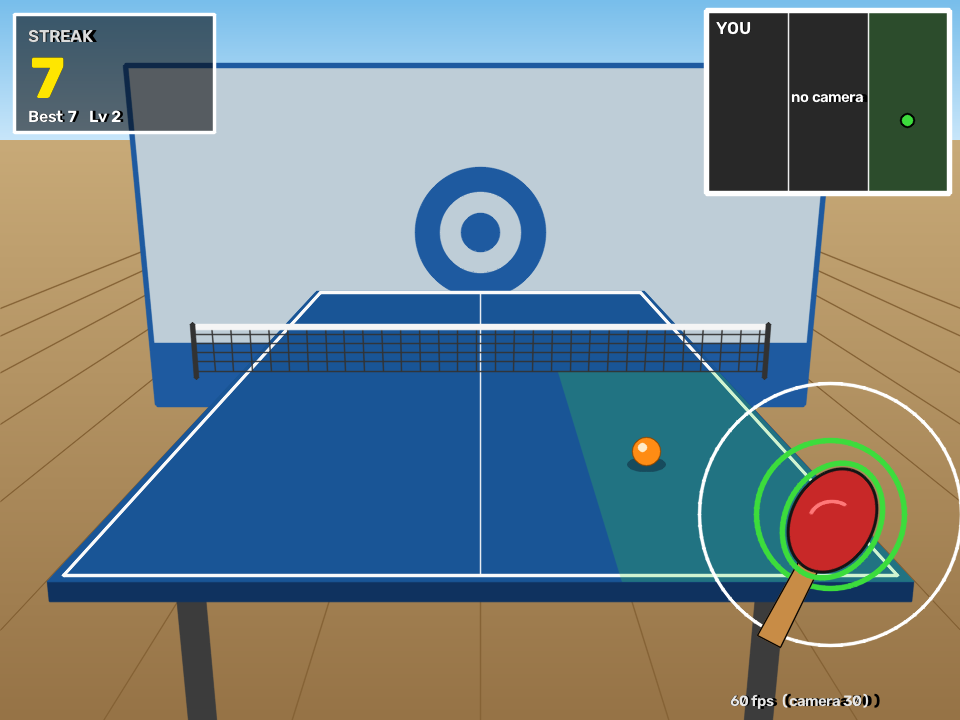
#> input picture ping pong/docs/table_view.png, 960 x 720 px
$ python make_infographic.py
#> lines starting #> are read from the running program, lines starting #| are printed output that depends on the picture
"""Draw the "how the game works" infographic (docs/how_it_works.png and .svg).

    python docs/make_infographic.py
"""

from pathlib import Path

import matplotlib.image as mpimg
import matplotlib.pyplot as plt
from matplotlib.patches import FancyArrowPatch, FancyBboxPatch

HERE = Path(__file__).resolve().parent
plt.rcParams["font.family"] = "Segoe UI"

# colours: (fill, edge/text accent)
INPUT = ("#E8F1FB", "#2563A8")
PROCESS = ("#E6F6F3", "#16806F")
DECIDE = ("#FFF4DE", "#B7791F")
HIT = ("#E5F6E8", "#2F8A3E")
WHIFF = ("#FFEFE3", "#C2630F")
MISS = ("#FCE8E8", "#B83232")
OUTPUT = ("#F1ECFA", "#6B46B5")
INK, MUTED = "#1F2937", "#4B5563"

fig = plt.figure(figsize=(16, 11), dpi=100)
ax = fig.add_axes([0, 0, 1, 1])
ax.set_xlim(0, 100)
ax.set_ylim(0, 69)
ax.axis("off")
fig.patch.set_facecolor("white")


def box(x, y, w, h, colors, title, body="", tag=None, title_size=13, body_size=10.5):
    fill, accent = colors
    ax.add_patch(FancyBboxPatch((x, y), w, h, boxstyle="round,pad=0.25,rounding_size=1.1",
                                fc=fill, ec=accent, lw=2))
    ax.text(x + 1.0, y + h - 1.0, title, ha="left", va="top", fontsize=title_size,
            fontweight="bold", color=accent)
    if body:
        ax.text(x + 1.0, y + h - 3.4, body, ha="left", va="top", fontsize=body_size, color=INK,
                linespacing=1.35)
    if tag:
        ax.text(x + w - 0.8, y + h - 1.0, tag, ha="right", va="top", fontsize=9, fontweight="bold",
                color="white", bbox=dict(boxstyle="round,pad=0.25", fc=accent, ec="none"))


def arrow(x0, y0, x1, y1, label=None, color=MUTED, lx=None, ly=None, ha="left"):
    ax.add_patch(FancyArrowPatch((x0, y0), (x1, y1), arrowstyle="-|>", mutation_scale=16,
                                 lw=1.8, color=color))
    if label:
        ax.text(lx, ly, label, fontsize=9.5, color=color, fontweight="bold", ha=ha, va="center")


def section(y, text):
    ax.text(1.2, y, text, fontsize=10, fontweight="bold", color="#9CA3AF", rotation=90,
            ha="center", va="center")


# ── Title, legend, screenshot ────────────────────────────────────────────────
ax.text(3, 66.3, "Ping Pong: how the game works", fontsize=24, fontweight="bold", color=INK, va="center")
ax.text(3, 63.4, "A LEGO motor is the paddle, a webcam watches your hand, and every swing is judged in "
        "real time, then felt, heard and posted live.", fontsize=12, color=MUTED, va="center")
for i, (chip, label) in enumerate((("RULE", "data-tuned rule"), ("ML", "machine learning"),
                                    ("CV", "classic computer vision"))):
    y = 67.0 - i * 1.7
    ax.text(71.5, y, chip, fontsize=8.5, fontweight="bold", color="white", ha="center", va="center",
            bbox=dict(boxstyle="round,pad=0.25", fc=PROCESS[1], ec="none"))
    ax.text(73.6, y, label, fontsize=9.5, color=MUTED, ha="left", va="center")
shot = HERE / "table_view.png"
if shot.exists():
    inset = fig.add_axes([0.835, 0.885, 0.135, 0.105])
    inset.imshow(mpimg.imread(shot))
    inset.set_xticks([])
    inset.set_yticks([])
    for s in inset.spines.values():
        s.set_edgecolor("#CBD5E1")

# Columns: each input sits above the decision it feeds, so arrows run straight down.
L, M, R, W = 3, 36, 69, 28          # left / middle / right column x, column width
CL, CM, CR = L + W / 2, M + W / 2, R + W / 2

# ── 1. Sense ─────────────────────────────────────────────────────────────────
section(56.7, "SENSE")
box(L, 53.5, W, 6.6, INPUT, "Paddle: LEGO Double Motor", "IMU over Bluetooth, ~63 readings/s\n(gyroscope + accelerometer)")
box(M, 53.5, W, 6.6, INPUT, "Game clock", "Each ball leaves the wall, bounces on\nyour side and arrives on a schedule")
box(R, 53.5, W, 6.6, INPUT, "Webcam", "30 frames/s, read on a background\nthread so drawing never waits")

# ── 2. Understand ────────────────────────────────────────────────────────────
section(44, "UNDERSTAND")
box(L, 38.5, W, 11.2, PROCESS, "Swing detector",
    "Swing = rotation (gyro > 600)\n  AND whip (accel > 3 g) within 0.15 s.\n"
    "0.4 s cooldown ignores follow-through.\nThresholds set from my own recordings.", tag="RULE")
box(M, 38.5, W, 11.2, PROCESS, "Ball flight",
    "Random lane for every ball.\nEasy 1.3 s · Medium 1.0 s · Hard 0.75 s\n"
    "Hard: 3% faster each hit in a row\n(floor 0.60 s) and no visual helpers.")
box(R, 44.5, 13.3, 5.2, PROCESS, "AprilTag", "", tag="CV", title_size=11.5)
ax.text(R + 1.0, 46.9, "start screen: tag's\ncolumn = level", fontsize=9.5, color=INK, va="top", linespacing=1.25)
box(R + 14.7, 44.5, 13.3, 5.2, PROCESS, "Pose", "", tag="ML", title_size=11.5)
ax.text(R + 15.7, 46.9, "MediaPipe finds\nyour right wrist", fontsize=9.5, color=INK, va="top", linespacing=1.25)
box(R, 38.5, W, 4.4, PROCESS, "Wrist → lane", "", title_size=11.5)
ax.text(R + 1.0, 39.3, "left / centre / right third of the screen (±5% edge)", fontsize=9.3, color=INK)

arrow(CL, 53.5, CL, 50.1)
arrow(CM, 53.5, CM, 50.1)
arrow(R + 6.6, 53.5, R + 6.6, 50.1)
arrow(R + 21.3, 53.5, R + 21.3, 50.1)
arrow(R + 21.3, 44.5, R + 21.3, 43.3)                      # pose -> lane
arrow(R - 0.2, 47.1, M + W + 0.4, 47.1, color=PROCESS[1])  # tag -> level
ax.text(M + W + 0.7, 48.3, "level", fontsize=9.5, color=PROCESS[1], fontweight="bold")

# ── 3. Decide ────────────────────────────────────────────────────────────────
section(29, "DECIDE")
box(L, 24.5, W, 9, DECIDE, "1. Swing while the ball is\ncoming at you?", "\n\nNo → ignored (a practice swing)")
box(M, 24.5, W, 9, DECIDE, "2. On time?", "Within 0.35 s early … 0.20 s late\nof the ball's arrival")
box(R, 24.5, W, 9, DECIDE, "3. Wrist in the ball's lane?", "Checked at the moment\nof the swing")

arrow(CL, 38.5, CL, 33.9)
arrow(CM, 38.5, CM, 33.9, "arrival time", color=PROCESS[1], lx=CM + 0.8, ly=36.2)
arrow(CR, 38.5, CR, 33.9, "your lane", color=PROCESS[1], lx=CR + 0.8, ly=36.2)
arrow(L + W + 0.3, 29, M - 0.3, 29, "yes", color=HIT[1], lx=L + W + 0.9, ly=30.2)
arrow(M + W + 0.3, 29, R - 0.3, 29, "yes", color=HIT[1], lx=M + W + 0.9, ly=30.2)

# ── 4. Result ────────────────────────────────────────────────────────────────
section(16, "RESULT")
box(L, 12, W, 8.2, MISS, "MISS", "The ball got past you.\nStreak resets to 0, then a new serve.")
box(M, 12, W, 8.2, WHIFF, "WHIFF", "Too early or wrong lane: feedback\nonly. The ball keeps coming, so\nswing again before it passes.")
box(R, 12, W, 8.2, HIT, "HIT", "Streak + 1. The ball flies back,\nbounces off the wall and returns.")

arrow(M + 4, 24.5, L + W - 3, 20.6, "too late: ball passes", color=MISS[1], lx=L + W + 1.6, ly=23.4, ha="right")
arrow(CM + 3, 24.5, CM + 3, 20.6, "too early", color=WHIFF[1], lx=CM + 3.8, ly=22.6)
arrow(R + 4, 24.5, M + W - 3, 20.6, "no", color=WHIFF[1], lx=R + 3.0, ly=22.6, ha="right")
arrow(CR + 6, 24.5, CR + 6, 20.6, "yes", color=HIT[1], lx=CR + 6.8, ly=22.6)

# ── 5. Respond: every result feeds the same four outputs ─────────────────────
section(5, "RESPOND")
bus_y = 10.2
for cx in (CL, CM, CR):
    ax.plot([cx, cx], [12, bus_y], color=OUTPUT[1], lw=1.8)
ax.plot([3 + 10.25, 76.5 + 10.25], [bus_y, bus_y], color=OUTPUT[1], lw=1.8)   # spans all four outputs
ax.text(CM, bus_y + 0.55, "every result is felt, heard, seen and posted", fontsize=9.5, color=OUTPUT[1],
        fontweight="bold", ha="center", va="bottom",
        bbox=dict(boxstyle="round,pad=0.2", fc="white", ec="none"))
outputs = [
    (3, "Paddle (haptics)", "Hit: sharp buzz + green light\nMiss: long buzz + red light"),
    (27.5, "Audio", "My recorded 'pock' + effects;\nannouncer calls each miss"),
    (52, "3D table view", "Ball, shadow, paddle swing and\nhit burst, aiming for 60 fps"),
    (76.5, "Live score (MQTT)", "Streak as a float, e.g. '3.0'\n→ ME193/Rogers/Jude"),
]
for x, title, body in outputs:
    box(x, 0.8, 20.5, 7.4, OUTPUT, title, body, title_size=11.5, body_size=9.8)
    arrow(x + 10.25, bus_y, x + 10.25, 8.6, color=OUTPUT[1])

for ext in ("png", "svg"):
    fig.savefig(HERE / f"how_it_works.{ext}", dpi=200 if ext == "png" else None, facecolor="white")
#> this loop made 2 passes
#> pass 1, `fig.savefig(HERE / f"how_it_works.{ext}", dpi=200 if ext == "png" else..`:
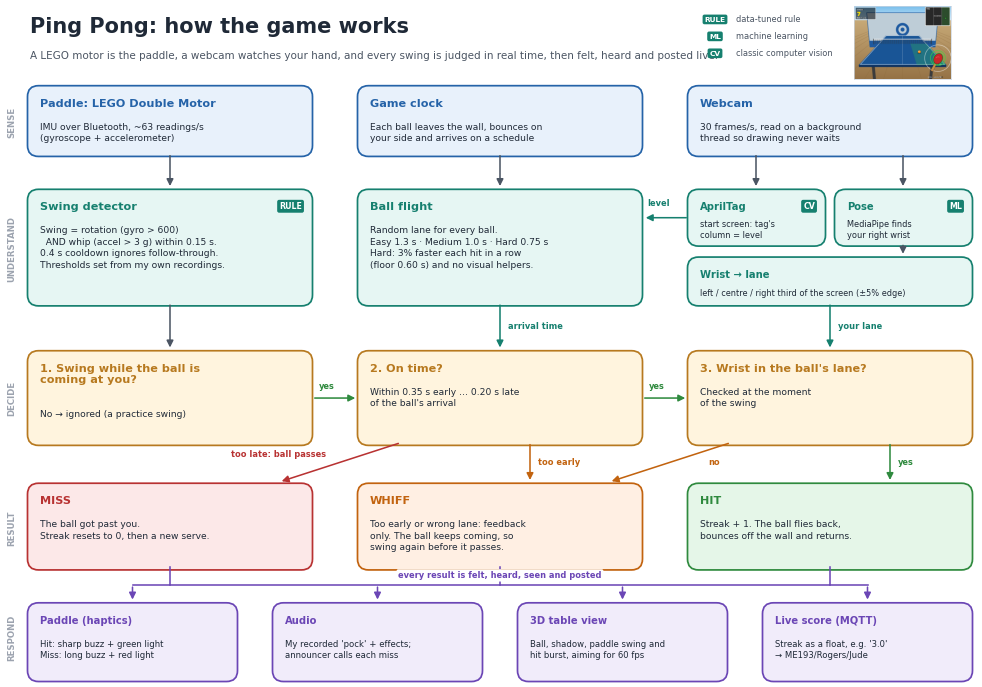
#> figure drawn by matplotlib, 2 panels
print("saved docs/how_it_works.png and .svg")
